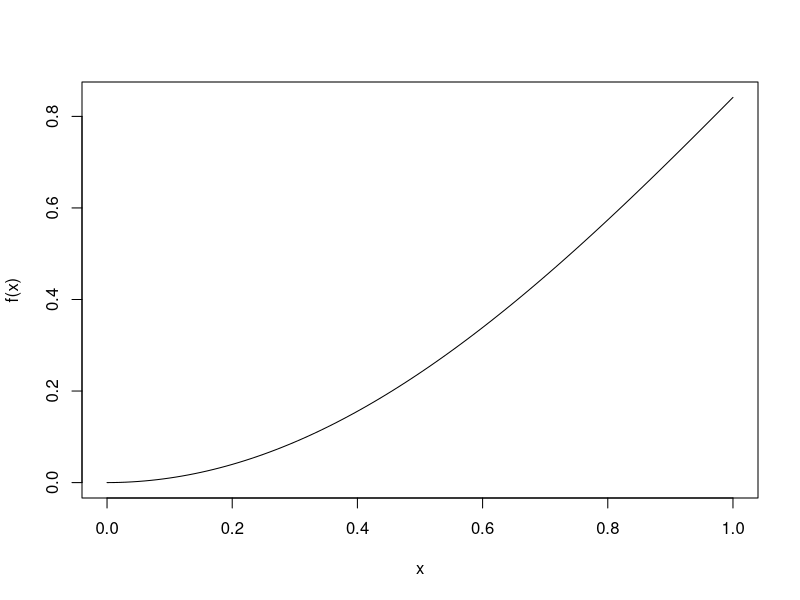
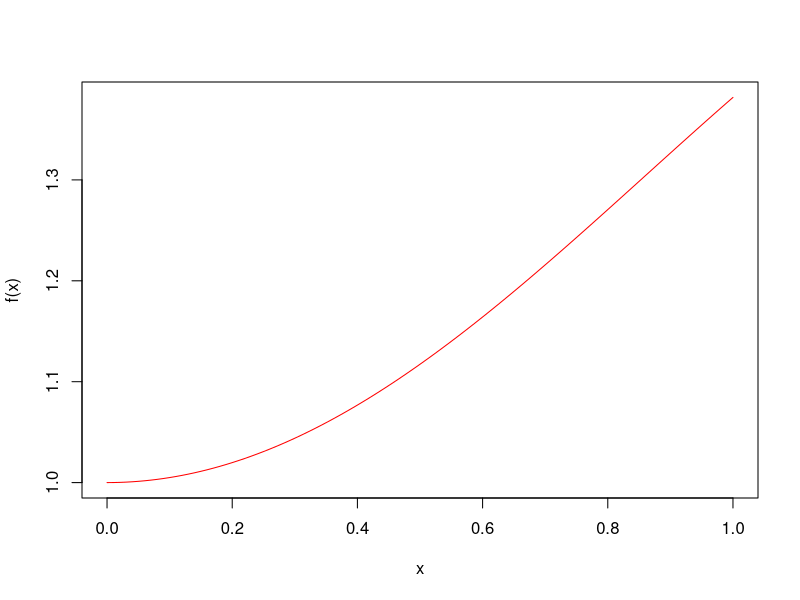

The R source for these figures, in order:
## ---- chunk 1
knitr::opts_chunk$set(echo = TRUE)
library(Deriv)
## ---- chunk 2
## CENTRAL DIFFERENCE
f=function(x){x*sin(x)}
dp = Deriv(f, "x")
dp(1.4)

n = c(1,2,2^2,2^3,2^4)
delta_x = 0.05/n
dfdx = (f(1.4+delta_x)-f(1.4-delta_x))/(2*(delta_x))
error = dfdx-1.223404
round(dfdx, 5);round(error, 5)

print(dfdx)

## ---- chunk 3
## FINITE DIFFERENCE
f=function(x) x*sin(x)
f(0.4)
curve(f)

f=function(x){x*sin(x)}
x = c(0.2,0.3,0.4,0.5,0.6)
d=data.frame(x, f(x))
d

j=1:5
f1=(f(x[j+1])-f(x[j]))/(x[j+1]-x[j])
d=data.frame(x, f(x), f1)
d

f=function(x){x*sin(x)}
j=1:5
f2=(f1[j+1]-f1[j])/(x[j+2]-x[j])
d=data.frame(x, f(x), f1, f2)
d

f=function(x){x*sin(x)}
j=1:5
f3=(f2[j+1]-f2[j])/(x[j+3]-x[j])
d=data.frame(x, f(x), f1, f2, f3)
d

f=function(x){x*sin(x)}
j=1:5
f4=(f3[j+1]-f3[j])/(x[j+4]-x[j])
d=data.frame(x, f(x), f1, f2, f3, f4)
d

f=function(x){x*sin(x)+cos(x)}
p=function(x) {0.4892220+(0.4892220)*((x - 0.3)+(x - 0.2))+(-0.2258203)*((x - 0.3)*(x - 0.2)+ (x - 0.2)*(x - 0.2)+(x - 0.4)*(x-0.3))+(-0.1466473)*((x - 0.4)*(x - 0.3)*(x - 0.2)+(x - 0.5)*(x - 0.3)*(x - 0.2)+(x - 0.5)*(x - 0.4)*(x - 0.2))+(x - 0.5)*(x-0.4)*(x-0.3)}

curve(f,0,1, col="red")
curve(p,0,1, add = T, col="blue")

